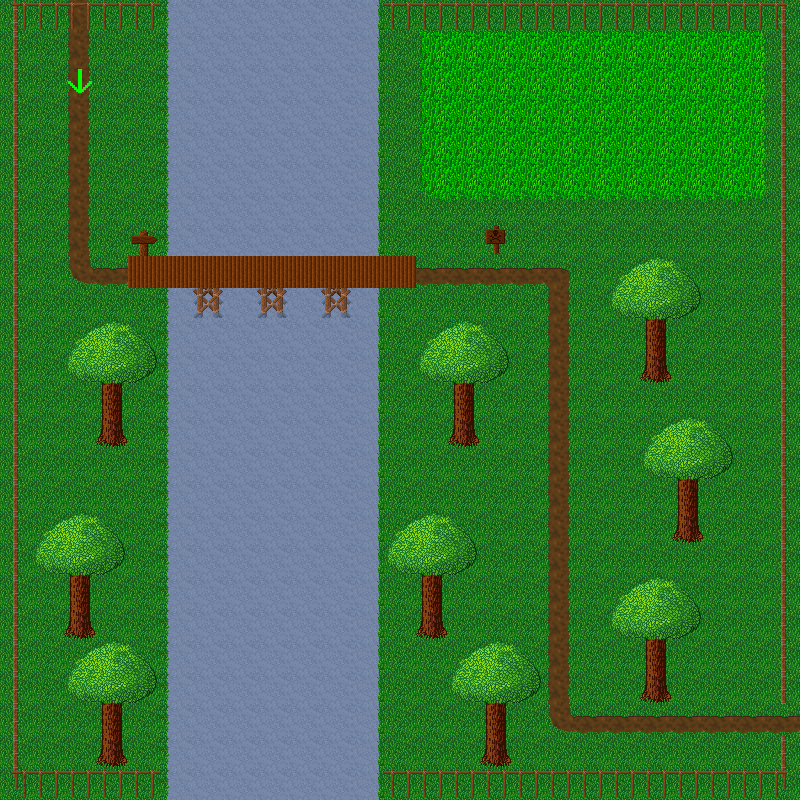

Tiled map render using the project's own tile images. Description and the map definition, with tile-layer contents summarised, below:
An orthogonal 25x25 tile map with 32x32 px tiles, 5 tile layers (ground, background, world, player, ...), 2 tilesets.

<map version="1.0" orientation="orthogonal" width="25" height="25" tilewidth="32" tileheight="32">
 <tileset firstgid="1" name="Woodland_Tileset" tilewidth="32" tileheight="32">
  <image source="../gfx/Woodland_Tileset.png" trans="ff00ff" width="512" height="512" />
 </tileset>
 <tileset firstgid="257" name="tilemap2" tilewidth="32" tileheight="32">
  <image source="../gfx/tilemap2.png" trans="ff00ff" width="256" height="512" />
  <tile id="41">
   <properties>
    <property name="player_up" value="1" />
   </properties>
  </tile>
  <tile id="42">
   <properties>
    <property name="player_right" value="1" />
   </properties>
  </tile>
  <tile id="43">
   <properties>
    <property name="player_down" value="1" />
   </properties>
  </tile>
  <tile id="44">
   <properties>
    <property name="player_left" value="1" />
   </properties>
  </tile>
 </tileset>
 <layer name="ground" width="25" height="25">
  <properties>
   <property name="ignoreCollision" value="1" />
  </properties>
  <data>[625 cells, 625 non-empty, 1 distinct tile ids]</data>
 </layer>
 <layer name="background" width="25" height="25">
  <properties>
   <property name="ignoreCollision" value="1" />
  </properties>
  <data>[625 cells, 625 non-empty, 11 distinct tile ids]</data>
 </layer>
 <layer name="world" width="25" height="25">
  <data>[625 cells, 323 non-empty, 20 distinct tile ids]</data>
 </layer>
 <layer name="player" width="25" height="25">
  <properties>
   <property name="isPlayer" value="1" />
  </properties>
  <data>[625 cells, 1 non-empty, 1 distinct tile ids]</data>
 </layer>
 <layer name="foreground" width="25" height="25">
  <properties>
   <property name="ignoreCollision" value="1" />
  </properties>
  <data>[625 cells, 66 non-empty, 6 distinct tile ids]</data>
 </layer>
</map>
